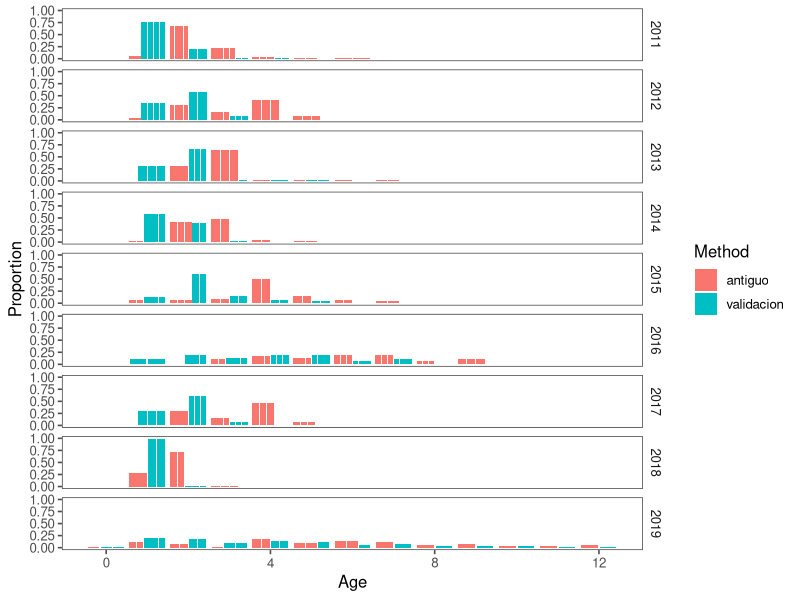
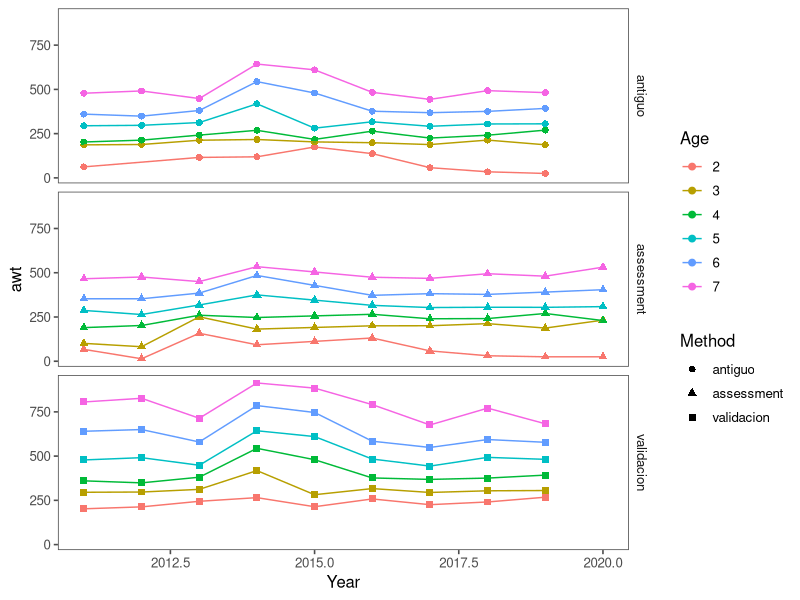
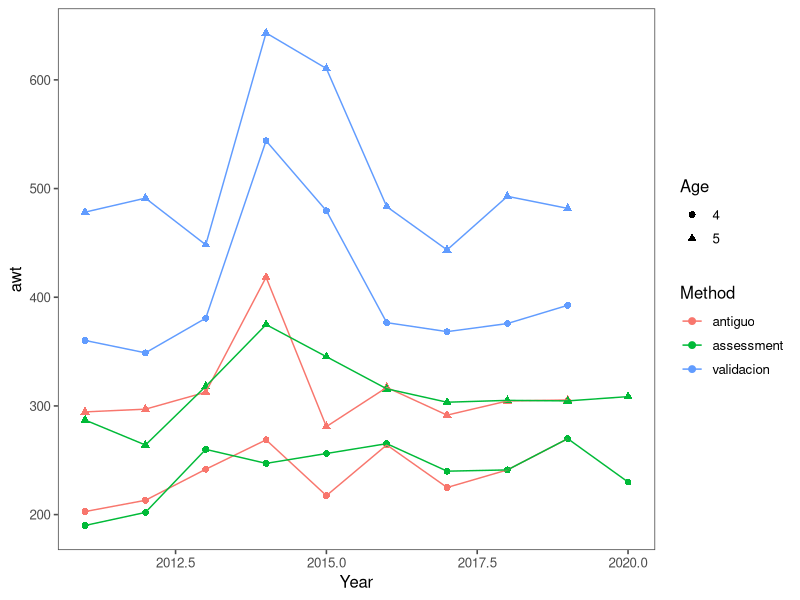

Source code (R) for these figures, in order:
## ---- chunk 1
library(tidyverse)
library(ggplot2)
library(ggthemes)

# Read in new data 
df_age <- read.csv("All_Age_Data_Chile.csv") 
head(df_age)
# Read in data that is in the assessment model for same sources 
df_age_in <- read.csv("AgeDataInAssessment.csv") 

# Make a plot of currently used wt-at-age for S-C Chile
# 
names(df_age_in) <- c("Year","Fleet","type","Label",1:12)
df_age_in <- df_age_in %>% pivot_longer(cols =5:16,names_to="age")
head(df_age_in)

## ---- chunk 2
df_age %>% filter(Year>2010,grepl('Fleet 1',Zone)) %>% group_by(Method,Year) %>% mutate(Catch_tot=sum(Catch_no)) %>% ungroup() %>%
group_by(Method,Year,Age) %>% summarise(Proportion=sum(Catch_no)/Catch_tot) %>%
ggplot(aes(x=Age,y=Proportion,fill=Method,group=Year)) +
geom_bar(stat='identity',position="dodge2") + theme_few() + facet_grid(Year~.)

## ---- chunk 3
# Combine assessment w/ new file
# 
# Average wt age
tmp1 <- df_age %>% filter(Age<8,Year>2010,grepl('Fleet 2',Zone)) %>% group_by(Method,Year,Age) %>% 
  summarise((Age),Catch_wt=sum(Catch_wt),Catch_no=(sum(Catch_no)),awt=1e6*Catch_wt/Catch_no) %>% transmute(Year,Method,Age,awt)
tmp2 <- df_age_in %>% filter(as.numeric(age)<8,type=='wtage',Year>2010,Fleet==2) %>%  
  transmute(Year,Method="assessment",Age=(as.integer(age)),awt=value*1000)
rbind(tmp1,tmp2) %>% filter(Age %in% 2:7) %>%  mutate(Age=as.factor(Age)) %>% 
  ggplot(aes(x=Year,y=awt,color=Age,shape=Method,type=Method)) + geom_point(size=2) + geom_line() + theme_few() + facet_grid(Method~.)
## ---- chunk 4
rbind(tmp1,tmp2) %>% filter(Age %in% 4:5) %>%  mutate(Age=as.factor(Age)) %>% 
  ggplot(aes(x=Year,y=awt,color=Method,shape=Age,type=Age)) + geom_point(size=2) + geom_line() + theme_few() #+ facet_grid(Method~.)
